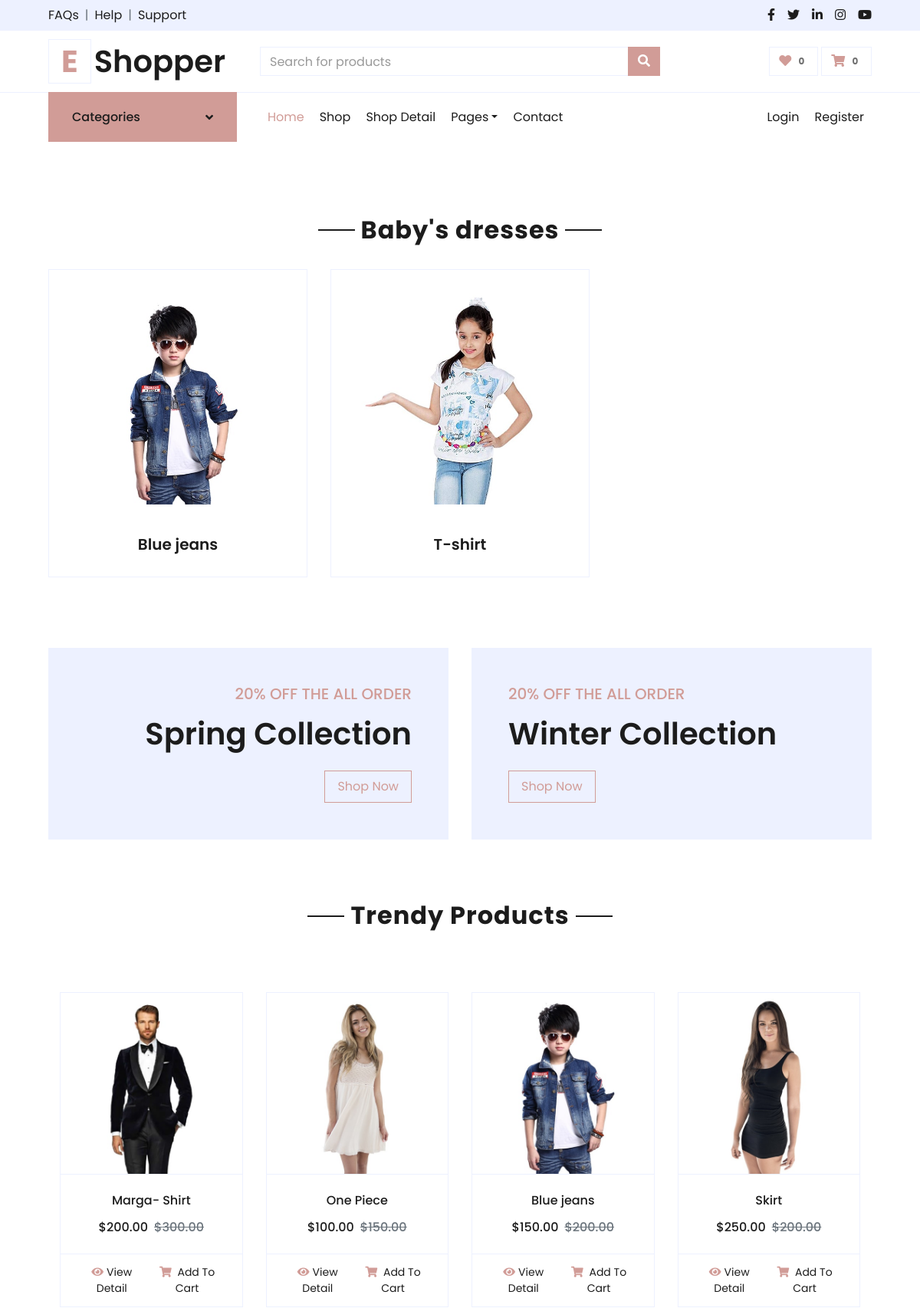
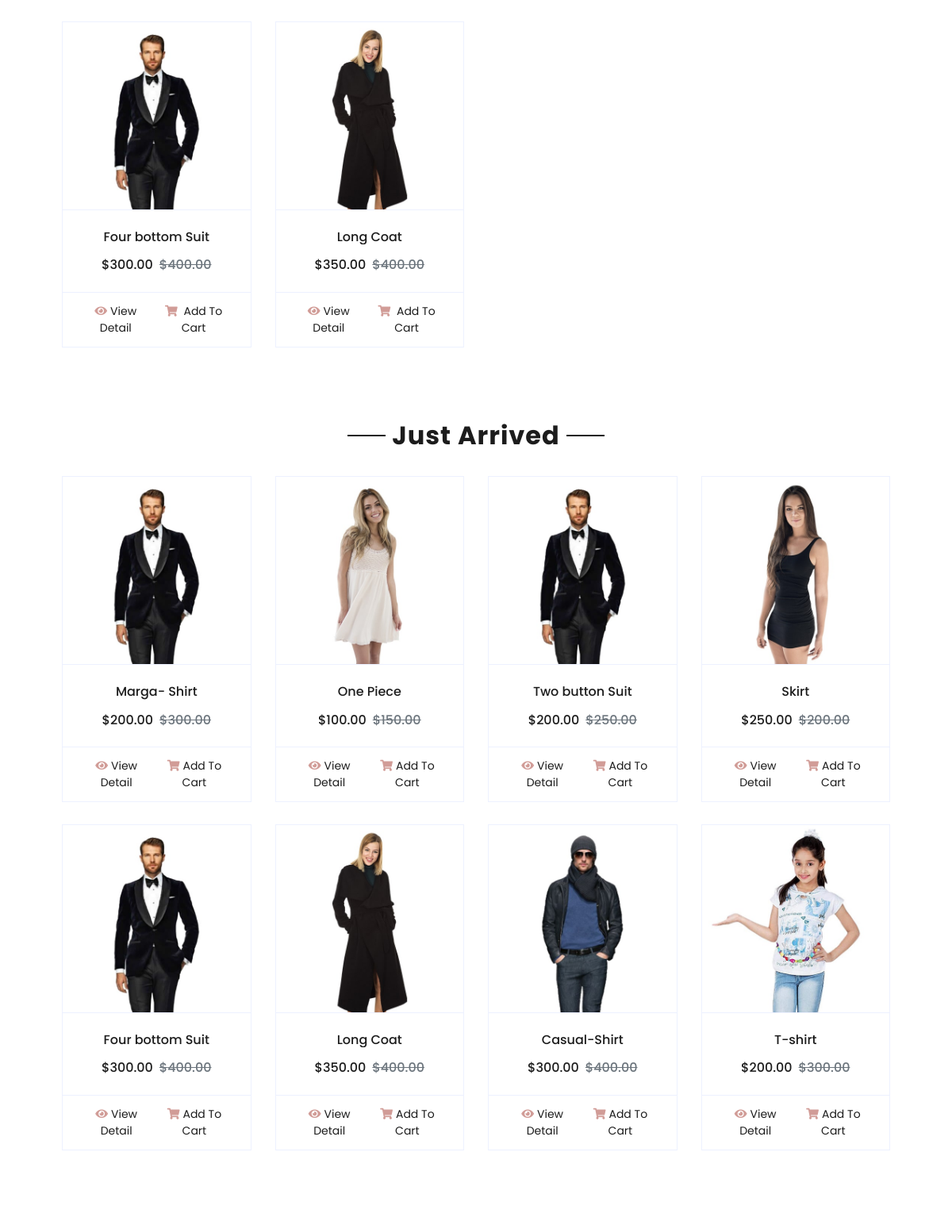
The app's page /category/cat332a33m41m (upper part) with its own data (2 pictures, top to bottom).
### shop/models.py (models this page shows, shortened)
class Category(models.Model):
    cid = ShortUUIDField(unique=True,length=10,max_length=20,prefix='cat',alphabet='marga1234')
    title = models.CharField(max_length=100 , default='food')
    image = models.ImageField(upload_to='category',default='category.jpg')
    class Meta:
        verbose_name_plural = 'Categories' # for getting name categories rather categoyrs

class Product(models.Model):
    pid = ShortUUIDField(unique=True,length=10,max_length=20,alphabet='abc1234')
    title = models.CharField(max_length=40)
    color = models.ForeignKey(Product_colors, on_delete=models.SET_NULL, null=True)
    size = models.ForeignKey(Product_sizes, on_delete=models.SET_NULL, null=True)
    price_range = models.ForeignKey(Product_price, on_delete=models.SET_NULL, null=True)
    image = models.ImageField(upload_to=user_directory_path, default='product.jpg')
    description=RichTextUploadingField(null=True,blank=True,default="This is a product.")
    user = models.ForeignKey(User, on_delete=models.SET_NULL, null=True)
    vendor = models.ForeignKey(Vendor, on_delete=models.SET_NULL, null=True)
    category = models.ForeignKey(Category, on_delete=models.SET_NULL, null=True , related_name='category')  #related name for getting number of products for category
    price = models.DecimalField(max_digits=9999999999, decimal_places=2, default='1.99')
    old_price = models.DecimalField(max_digits=9999999999, decimal_places=2, default='2.99')
    specifications=RichTextUploadingField(null=True,blank=True)
    tags = TaggableManager(blank=True)
    product_status = models.CharField(choices=STATUS, max_length=10 , default="in_review")
    pro_qty = models.IntegerField(null=True)
    just_arrived = models.BooleanField(default=False)
    is_trendy =  models.BooleanField(default=False)
    in_stock = models.BooleanField(default=True)
    featured = models.BooleanField(default=False)
    digital = models.BooleanField(default=False)
    sku = ShortUUIDField (unique=True, length=4 , max_length=10 , prefix="sku" , alphabet ="1234567890")
    date = models.DateTimeField(auto_now_add=True)
    updated = models.DateTimeField(null=True, blank=True)
    class Meta:
        verbose_name_plural = 'products' # for getting name categories rather product

### shop/views.py (the view)
# urls.py: path('category/<cid>', shop_views.category_pro_list_view,name='category'),
def category_pro_list_view(request,cid):
    category=Category.objects.get(cid=cid)
    products=Product.objects.filter(product_status="published",category=category)
    context = {
        'category' : category ,
        'products' : products ,
    }
    return render(request,'shop/category_pro_list.html',context)

### shop/context.py (called while the page is built)
def default(request):
    categories = Category.objects.all()
    products = Product.objects.all()
    sizes = Product_sizes.objects.all()
    prices = Product_price.objects.all()
    color = Product_colors.objects.all()
    j_ar = Product.objects.filter(just_arrived=True)  # to filter all the arrived products
    trendy = Product.objects.filter(is_trendy=True)  # to filter all the trendy products
    return {
        'categories' : categories ,
         'j_ar'     :j_ar,
        'trendy'   :trendy,
       'products'  : products,
        'sizes' :sizes,
        'prices' : prices,
        'color' : color
    }

### shop/templates/shop/category_pro_list.html (shortened to what this page needs)
{% extends 'base.html' %}
{% load static %}
{%block body%}
{% include './includes/nav.html' %}
<div class="container-fluid pt-5" >
    <div class="text-center mb-4">
        <h2 class="section-title px-5"><span class="px-2">{{category.title}}</span></h2>
    </div>
    <div class="row px-xl-5 pb-3" style="display: flex;">
        {%for product in products %}
        <div class="col-lg-4 col-md-6 pb-1">
            <div class="cat-item d-flex flex-column border mb-4" style="padding: 30px;">
                <a href="{% url 'detail' product.pid %}" class="cat-img position-relative overflow-hidden mb-3">
                    <img class="img-fluid" src="{{product.image.url}}" alt="">
                </a>
                <br>
               <h5 class="font-weight-semi-bold m-0" style="text-align: center;">{{product.title}}</h5>
            </div>
        </div>
        {%endfor%}
        </div>
    </div>
{%endblock%}

### templates/base.html (shortened to what this page needs)
{% load static  %}
<!DOCTYPE html>
<html lang="en">
<head>
    <link href="https://cdnjs.cloudflare.com/ajax/libs/font-awesome/5.10.0/css/all.min.css" rel="stylesheet">
    <link href="{% static './lib/owlcarousel/assets/owl.carousel.min.css' %}" rel="stylesheet">
    <link rel="stylesheet" href="https://cdnjs.cloudflare.com/ajax/libs/font-awesome/4.7.0/css/font-awesome.min.css">
    <link href="{% static './css/style.css' %}" rel="stylesheet">
</head>
<body>
    <div class="container-fluid">
        <div class="row bg-secondary py-2 px-xl-5">
            <div class="col-lg-6 d-none d-lg-block">
                <div class="d-inline-flex align-items-center">
                    <a class="text-dark" href="">FAQs</a>
                    <span class="text-muted px-2">|</span>
                    <a class="text-dark" href="">Help</a>
                    <span class="text-muted px-2">|</span>
                    <a class="text-dark" href="">Support</a>
                </div>
            </div>
            <div class="col-lg-6 text-center text-lg-right">
                <div class="d-inline-flex align-items-center">
                    <a class="text-dark px-2" href="">
                        <i class="fab fa-facebook-f"></i>
                    </a>
                    <a class="text-dark px-2" href="">
                        <i class="fab fa-twitter"></i>
                    </a>
                    <a class="text-dark px-2" href="">
                        <i class="fab fa-linkedin-in"></i>
                    </a>
                    <a class="text-dark px-2" href="">
                        <i class="fab fa-instagram"></i>
                    </a>
                    <a class="text-dark pl-2" href="">
                        <i class="fab fa-youtube"></i>
                    </a>
                </div>
            </div>
        </div>
        <div class="row align-items-center py-3 px-xl-5">
            <div class="col-lg-3 d-none d-lg-block">
                <a href="" class="text-decoration-none">
                    <h1 class="m-0 display-5 font-weight-semi-bold"><span class="text-primary font-weight-bold border px-3 mr-1">E</span>Shopper</h1>
                </a>
            </div>
            <div class="col-lg-6 col-6 text-left">
                <form method="GET" action="{% url 'shop' %}">
                    <div class="input-group">
                        <input type="text" class="form-control" placeholder="Search for products" name="q">
                        <div class="input-group-append">
                            <button type="submit" class="btn btn-primary">
                                <i class="fa fa-search text-white"></i>
                            </button>
                        </div>
                    </div>
                </form>
            </div>
            <div class="col-lg-3 col-6 text-right">
                <a href="" class="btn border">
                    <i class="fas fa-heart text-primary"></i>
                    <span class="badge">0</span>
                </a>
                <a href="{% url 'cart' %}" class="btn border">
                    <i  class="fas fa-shopping-cart text-primary"></i>
                    <span class="cart-items-count badge">{{request.session.cart_data_obj|length}}</span>
                </a>
            </div>
        </div>
    </div>
    {% block body %}
    {% endblock %}
    <div class="container-fluid offer pt-5">
        <div class="row px-xl-5">
            <div class="col-md-6 pb-4">
                <div class="position-relative bg-secondary text-center text-md-right text-white mb-2 py-5 px-5">
                    <div class="position-relative" style="z-index: 1;">
                        <h5 class="text-uppercase text-primary mb-3">20% off the all order</h5>
                        <h1 class="mb-4 font-weight-semi-bold">Spring Collection</h1>
                        <a href="" class="btn btn-outline-primary py-md-2 px-md-3">Shop Now</a>
                    </div>
                </div>
            </div>
            <div class="col-md-6 pb-4">
                <div class="position-relative bg-secondary text-center text-md-left text-white mb-2 py-5 px-5">
                    <div class="position-relative" style="z-index: 1;">
                        <h5 class="text-uppercase text-primary mb-3">20% off the all order</h5>
                        <h1 class="mb-4 font-weight-semi-bold">Winter Collection</h1>
                        <a href="" class="btn btn-outline-primary py-md-2 px-md-3">Shop Now</a>
                    </div>
                </div>
            </div>
        </div>
    </div>
    <div class="container-fluid pt-5">
        <div class="text-center mb-4">
            <h2 class="section-title px-5"><span class="px-2">Trendy Products</span></h2>
        </div>
        <div class="container-fluid pt-5">
            <div class="row px-xl-5 pb-3">
                {%for pro in trendy%}
                <div class="col-lg-3 col-md-6 col-sm-12 pb-1">
                    <div class="card product-item border-0 mb-4">
                        <div class="card-header product-img position-relative overflow-hidden bg-transparent border p-0">
                             <a href="{% url 'detail' pro.pid %}"> <img class="img-fluid w-100"  src="{{pro.image.url}}" alt=""> </a>
                        </div>
                        <div class="card-body border-left border-right text-center p-0 pt-4 pb-3">
                            <h6 class="text-truncate mb-3">{{pro.title}}</h6>
                            <div class="d-flex justify-content-center">
                                <span><h6>$</h6></span><span class="current-product-price-{{pro.id}}"><h6>{{pro.price}}</h6></span>
                                <h6 class="text-muted ml-2"><del>${{pro.old_price}}</del></h6>
                            </div>
                        </div>
                        <div class="card-footer d-flex justify-content-between bg-light border">
                            <a href="{% url 'detail' pro.pid %}"  class="btn btn-sm text-dark p-0"><i class="fas fa-eye text-primary mr-1"></i>View Detail</a>
                            <button href="" type="submit" class="add-to-cart-btn btn btn-sm text-dark p-0" data-index="{{pro.id}}" id="add-to-cart-btn">
                                <i class="fas fa-shopping-cart text-primary mr-1">
                                </i>
                                Add To Cart
                            </button>
                        </div>
                    </div>
                </div>
                {%endfor%}
            </div>
        </div>
    {% include 'shop/includes/just.html' %}
</body>
</html>

### shop/templates/shop/includes/just.html (shortened to what this page needs)
{% load static  %}
<div class="container-fluid pt-5">
    <div class="text-center mb-4">
        <h2 class="section-title px-5"><span class="px-2">Just Arrived</span></h2>
    </div>
    <div class="row px-xl-5 pb-3">
        {%for item in j_ar%}
        <div class="col-lg-3 col-md-6 col-sm-12 pb-1">
            <div class="card product-item border-0 mb-4">
                <div class="card-header product-img position-relative overflow-hidden bg-transparent border p-0">
                   <a href="{%url 'detail' item.pid %}" cd > <img class="img-fluid w-100" src="{{item.image.url}}" alt=""></a>
                </div>
                <div class="card-body border-left border-right text-center p-0 pt-4 pb-3">
                    <h6 class="text-truncate mb-3">{{item.title}}</h6>
                    <div class="d-flex justify-content-center">
                        <span><h6>$</h6></span><span class="current-product-price-{{item.id}}"><h6>{{item.price}}</h6></span>
                        <h6 class="text-muted ml-2"><del>${{item.old_price}}</del></h6>
                    </div>
                </div>
                <div class="card-footer d-flex justify-content-between bg-light border">
                    <a href="{%url 'detail' item.pid %}" class="btn btn-sm text-dark p-0"><i class="fas fa-eye text-primary mr-1"></i>View Detail</a>
                    <button href="" type="submit" class="add-to-cart-btn btn  btn-sm text-dark p-0" data-index="{{item.id}}" id="add-to-cart-btn"><i class="fas fa-shopping-cart text-primary mr-1"></i>Add To Cart</button>
                </div>
            </div>
        </div>
        {%endfor%}
    </div>
</div>

### records on screen
Category: title "Baby's dresses"
Product: image (picture), title "Blue jeans", price "150.00", old_price "200.00"
Product: image (picture), title "T-shirt", price "200.00", old_price "300.00"
Product: image (picture), title "Marga- Shirt", price "200.00", old_price "300.00"
Product: image (picture), title "One Piece", price "100.00", old_price "150.00"
Product: image (picture), title "Skirt", price "250.00", old_price "200.00"
Product: image (picture), title "Four bottom Suit", price "300.00", old_price "400.00"
Product: image (picture), title "Long Coat", price "350.00", old_price "400.00"
Product: image (picture), title "Two button Suit", price "200.00", old_price "250.00"
Product: image (picture), title "Casual-Shirt", price "300.00", old_price "400.00"

### other values on screen
{{ request.session.cart_data_obj|length }} "0"
